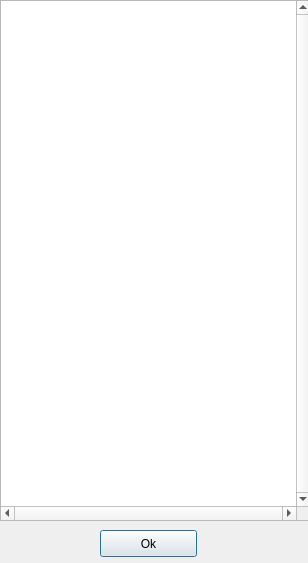
<?xml version="1.0" encoding="UTF-8"?>
<ui version="4.0">
 <class>SongTextDialog</class>
 <widget class="QDialog" name="SongTextDialog">
  <property name="geometry">
   <rect>
    <x>0</x>
    <y>0</y>
    <width>308</width>
    <height>563</height>
   </rect>
  </property>
  <property name="windowTitle">
   <string>Dialog</string>
  </property>
  <widget class="QPlainTextEdit" name="songTextEdit">
   <property name="geometry">
    <rect>
     <x>0</x>
     <y>0</y>
     <width>311</width>
     <height>521</height>
    </rect>
   </property>
   <property name="verticalScrollBarPolicy">
    <enum>Qt::ScrollBarAlwaysOn</enum>
   </property>
   <property name="horizontalScrollBarPolicy">
    <enum>Qt::ScrollBarAlwaysOn</enum>
   </property>
  </widget>
  <widget class="QPushButton" name="okPushButton">
   <property name="geometry">
    <rect>
     <x>100</x>
     <y>530</y>
     <width>97</width>
     <height>27</height>
    </rect>
   </property>
   <property name="text">
    <string>Ok</string>
   </property>
  </widget>
 </widget>
 <resources/>
 <connections/>
</ui>
